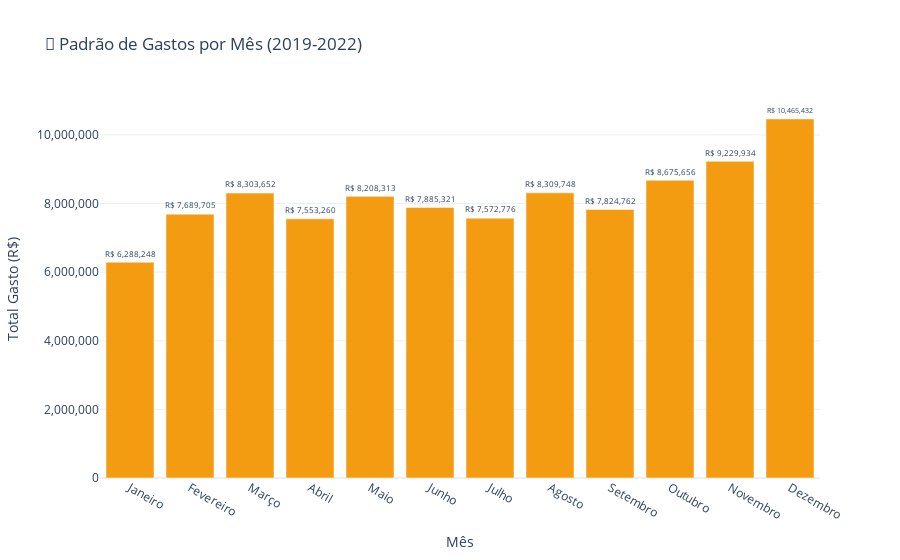

Notebook code for this chart:
### Code cell
# Gráfico de Barras - Gastos por Mês
fig5 = px.bar(
    gastos_por_mes,
    x='Nome do Mês',
    y='Total Gasto',
    title='📅 Padrão de Gastos por Mês (2019-2022)',
    text='Total Gasto'
)

fig5.update_layout(
    xaxis_title='Mês',
    yaxis_title='Total Gasto (R$)',
    yaxis_tickformat=',.0f',
    template='plotly_white',
    font=dict(size=12)
)

fig5.update_traces(
    texttemplate='R$ %{text:,.0f}',
    textposition='outside',
    marker_color='#f39c12'
)

fig5.show()

### Figure 1 — Plotly figure (JSON) as saved in the notebook; plotly's stock layout.template omitted (floating-point values rounded to 4 significant figures)
{"data": [{"hovertemplate": "Nome do Mês=%{x}<br>Total Gasto=%{text}<extra></extra>", "legendgroup": "", "marker": {"color": "#f39c12", "pattern": {"shape": ""}}, "name": "", "orientation": "v", "showlegend": false, "text": [6288000.0, 7690000.0, 8304000.0, 7553000.0, 8208000.0, 7885000.0, 7573000.0, 8310000.0, 7825000.0, 8676000.0, 9230000.0, 10470000.0], "textposition": "outside", "texttemplate": "R$ %{text:,.0f}", "type": "bar", "x": ["Janeiro", "Fevereiro", "Março", "Abril", "Maio", "Junho", "Julho", "Agosto", "Setembro", "Outubro", "Novembro", "Dezembro"], "xaxis": "x", "y": [6288000.0, 7690000.0, 8304000.0, 7553000.0, 8208000.0, 7885000.0, 7573000.0, 8310000.0, 7825000.0, 8676000.0, 9230000.0, 10470000.0], "yaxis": "y"}], "layout": {"barmode": "relative", "font": {"size": 12}, "legend": {"tracegroupgap": 0}, "title": {"text": "📅 Padrão de Gastos por Mês (2019-2022)"}, "xaxis": {"anchor": "y", "domain": [0, 1], "title": {"text": "Mês"}}, "yaxis": {"anchor": "x", "domain": [0, 1], "tickformat": ",.0f", "title": {"text": "Total Gasto (R$)"}}}}
